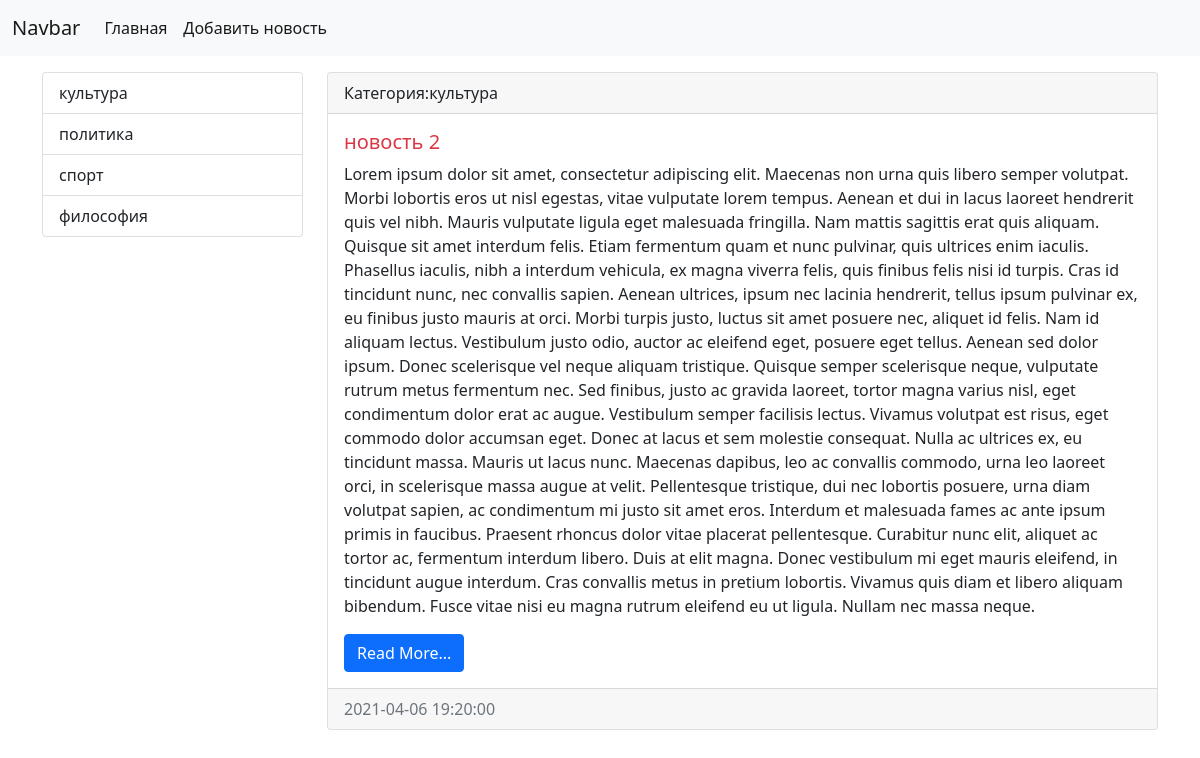
The app's page /category/4/ with its own data.
### news/models.py (models this page shows, shortened)
class Category(models.Model):
    title = models.CharField(blank=True, max_length=150, db_index=True, verbose_name="Наименование")
    class Meta:
        verbose_name = 'категория'
        verbose_name_plural = 'категории'
        ordering = ['title']
    def __str__(self):
        return self.title

class News(models.Model):
    title = models.CharField(max_length=150, verbose_name='Наименование')
    content = models.TextField(blank=True, verbose_name='Контент')
    created_at=models.DateTimeField(auto_now_add=True,verbose_name='дата создания')
    updated_at=models.DateTimeField(auto_now=True, verbose_name='дата редактирования')
    photo=models.ImageField(upload_to="photo/%Y/%m/%d/", verbose_name='фото', blank = True)
    is_published = models.BooleanField(default=True, verbose_name='опубликовано?')
    category = models.ForeignKey('Category', on_delete=models.PROTECT, null = True, blank=True, verbose_name='Категория')
    class Meta:
        verbose_name = 'Новость'
        verbose_name_plural = 'Новости'
        ordering = ['-created_at', '-title']

### news/views.py (the view)
# urls.py: path('category/<int:index_category>/', get_category, name="category"),
def get_category(request, index_category):
    news = News.objects.filter(category_id=index_category)
    categories = Category.objects.all()
    category = Category.objects.get(pk=index_category)
    return render(request, 'news/category.html', {'news': news, 'category': category, 'categoryDb': categories})

### news/templates/news/category.html (shortened to what this page needs)
{% extends 'base.html' %}
{% block sidebar %}
<div class="col-md-3">
  <div class="list-group">
    {% for item_category in categoryDb %}
    <a href="{% url 'category' item_category.pk %}" class="list-group-item list-group-item-action">{{ item_category.title}}</a>
  {% endfor %}
  </div>
</div>
{% endblock sidebar %}
{% block content %}
<div class="col-md-9">
            {% for item  in news %}
            <div class="card mb-3">
              <div class="card-header">
                Категория:{{item.category}}
              </div>
              <div class="card-body">
              <div class="media">
                <div class="media-body">
                <h5 class="card-title {% cycle  'text-danger' 'text-success' %}">{{item.title}}</h5>
                <p class="card-text">{{item.content}}</p>
                <a href="/" class="btn btn-primary">Read More...</a>
                </div>
              </div>
              </div>
              <div class="card-footer text-muted">
                {{ item.created_at|date:"Y-m-d H:i:s" }}
              </div>
            </div>
            {% empty %}
            Oopss
            {% endfor %}
          </div>
{% endblock content %}

### records on screen
Category: title "культура"
Category: title "политика"
Category: title "спорт"
Category: title "философия"
News: category "культура", title "новость 2", content "Lorem ipsum dolor sit amet, consectetur adipiscing elit. Maecenas non urna quis libero semper volutpat. Morbi lobortis eros ut nisl egestas, vitae vulputate lorem tempus. Aenean et dui in lacus laoreet hendrerit quis vel nibh. Mauris vulputate ligula eget malesuada fringilla. Nam mattis sagittis erat quis aliquam. Quisque sit amet interdum felis. Etiam fermentum quam et nunc pulvinar, quis ultrices enim iaculis. Phasellus iaculis, nibh a interdum vehicula, ex magna viverra felis, quis finibus felis nisi id turpis. Cras id tincidunt nunc, nec convallis sapien. Aenean ultrices, ipsum nec lacinia hendrerit, tellus ipsum pulvinar ex, eu finibus justo mauris at orci. Morbi turpis justo, luctus…", created_at "2021-04-06 19:20:00"
